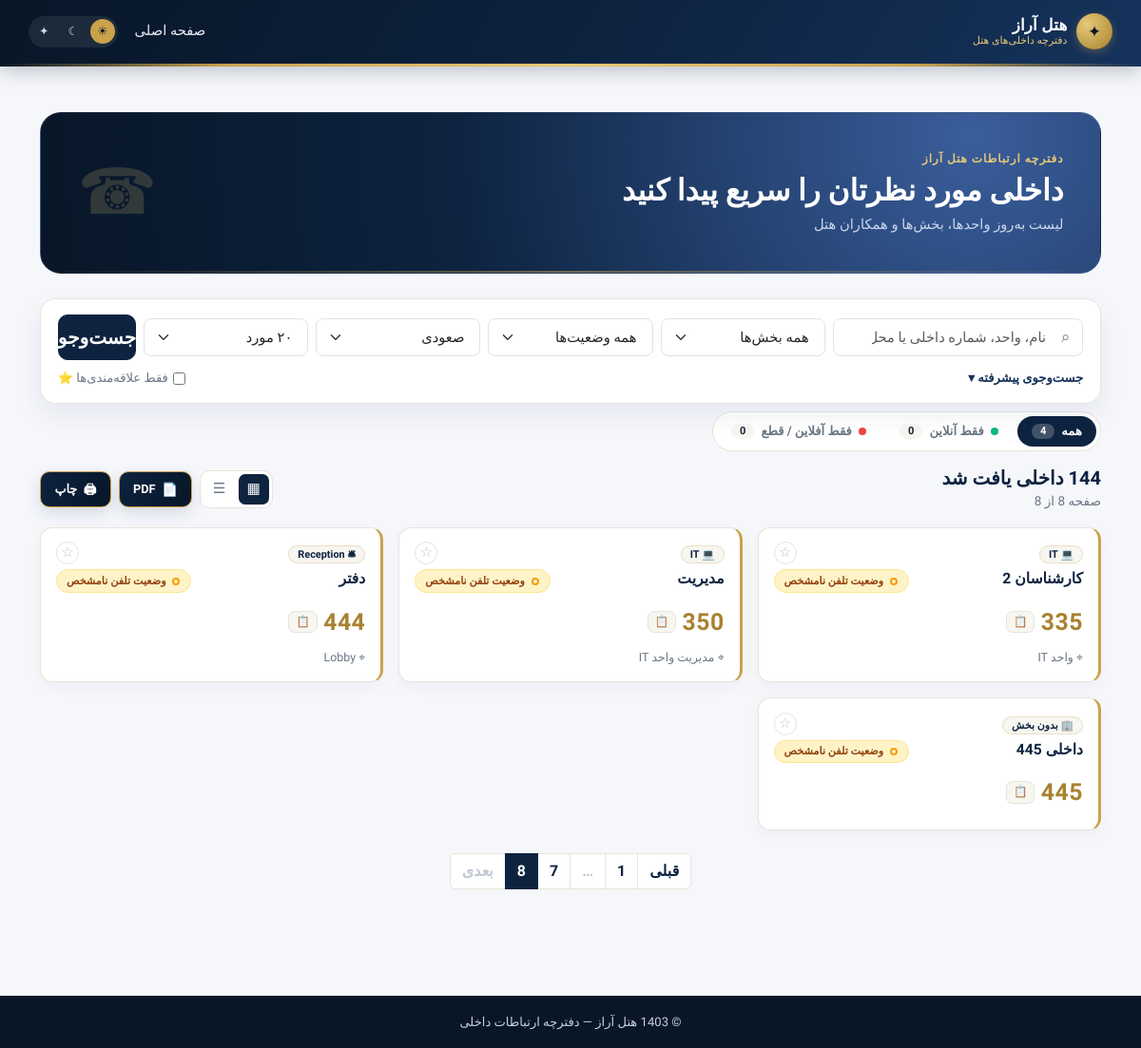
/?page=8, run on the app's committed database.
### app.py (models this page shows)
class Department(db.Model):
    id = db.Column(db.Integer, primary_key=True)
    name = db.Column(db.String(120), unique=True, nullable=False, index=True)
    working_hours = db.Column(db.String(120))
    extension_entries = db.relationship('Extension', backref='department', lazy=True)

class Extension(db.Model):
    id = db.Column(db.Integer, primary_key=True)
    extension = db.Column(db.String(20), unique=True, nullable=False, index=True)
    title = db.Column(db.String(150), nullable=False, index=True)
    person_name = db.Column(db.String(150), index=True)
    department_id = db.Column(db.Integer, db.ForeignKey('department.id'), nullable=True, index=True)
    location = db.Column(db.String(150))
    email = db.Column(db.String(150))
    mobile = db.Column(db.String(30))
    is_present = db.Column(db.Boolean, default=False, nullable=False)
    notes = db.Column(db.Text)
    kind = db.Column(db.String(10), default='staff', nullable=False, index=True)
    mac = db.Column(db.String(17), index=True)  # normalized AA:BB:CC:DD:EE:FF
    phone_model = db.Column(db.String(60))
    reg_status = db.Column(db.String(10))  # online / offline
    last_ip = db.Column(db.String(45))
    rtt_ms = db.Column(db.Integer)
    last_seen_at = db.Column(db.DateTime)
    user_agent = db.Column(db.String(200))
    status_updated_at = db.Column(db.DateTime)
    is_active = db.Column(db.Boolean, default=True, nullable=False, index=True)
    is_deleted = db.Column(db.Boolean, default=False, nullable=False, index=True)
    deleted_at = db.Column(db.DateTime)
    created_at = db.Column(db.DateTime, default=datetime.utcnow, nullable=False)
    updated_at = db.Column(db.DateTime, default=datetime.utcnow, onupdate=datetime.utcnow, nullable=False)

### app.py (the view)
    @app.route('/')
    def index():
        per_page_raw = request.args.get('per_page', '20').strip().lower()
        page = request.args.get('page', 1, type=int)
        if page < 1:
            page = 1
        entries, sort_value, _ = build_filtered_query(request.args)
        total_count = entries.count()
        show_all = per_page_raw == 'all'
        allowed_per_page = (20, 50, 100)
        per_page = 20 if show_all else per_page_raw
        if not show_all:
            per_page = per_page_raw if per_page_raw.isdigit() and int(per_page_raw) in allowed_per_page else 20
            per_page = int(per_page)
        if show_all:
            total_pages = 1
            page = 1
            page_entries = entries.all()
        else:
            total_pages = max(1, (total_count + per_page - 1) // per_page)
            page = min(page, total_pages)
            page_entries = entries.offset((page - 1) * per_page).limit(per_page).all()
        return render_template(
            'index.html',
            entries=page_entries,
            show_phone_status=any(display_phone_status(e) for e in page_entries),
            departments=get_cached_departments(),
            query=request.args.get('q', '').strip(),
            selected_department=request.args.get('department', type=int),
            status=request.args.get('status', ''),
            ext_q=request.args.get('ext', '').strip(),
            person_q=request.args.get('person', '').strip(),
            title_q=request.args.get('title_q', '').strip(),
            location_q=request.args.get('location_q', '').strip(),
            sort_value=sort_value,
            per_page=('all' if show_all else per_page),
            page=page,
            total_pages=total_pages,
            total_count=total_count,
        )

### app.py (called while the page is built)
def display_phone_status(entry):
    if entry.status_updated_at is None or not entry.reg_status:
        return None
    if datetime.utcnow() - entry.status_updated_at > timedelta(minutes=PBX_STATUS_STALE_MINUTES):
        return 'unknown'
    return entry.reg_status if entry.reg_status in ('online', 'offline') else 'unknown'

def phone_is_slow(entry):
    return display_phone_status(entry) == 'online' and entry.rtt_ms is not None and entry.rtt_ms >= PBX_SLOW_MS

def phone_label(entry):
    status = display_phone_status(entry)
    if not status:
        return ''
    return PHONE_SLOW_LABEL if phone_is_slow(entry) else PHONE_STATUS_LABELS[status]

def format_local_datetime(value, fmt='%Y/%m/%d %H:%M'):
    if value is None:
        return '—'
    if value.tzinfo is None:
        value = value.replace(tzinfo=timezone.utc)
    return value.astimezone(LOCAL_TZ).strftime(fmt)

def get_cached_departments():
    if _departments_cache['version'] != _data_version:
        _departments_cache['data'] = Department.query.order_by(Department.name).all()
        _departments_cache['version'] = _data_version
    return _departments_cache['data']

    def __call__(self, environ, start_response):
        if environ.get('REMOTE_ADDR') in self.trusted:
            return self.proxy_fix(environ, start_response)
        return self.wsgi_app(environ, start_response)

### templates/index.html (shortened to what this page needs)
{% extends 'base.html' %}
{% macro phone_badge(e) -%}
{%- set ps = phone_status(e) -%}
{%- if ps -%}
<span class="phone-pill {{ ps }}{{ ' slow' if phone_slow(e) }}" data-phone-pill data-tip="{{ phone_label(e) }}{% if e.status_updated_at %}&#10;آخرین بررسی: {{ e.status_updated_at | local_dt('%H:%M') }}{% endif %}">{{ phone_label(e) }}</span>
{%- endif -%}
{%- endmacro %}
{% block content %}
<section class="hero mb-4 no-print">
  <div>
    <p class="eyebrow">دفترچه ارتباطات هتل آراز</p>
    <h1>داخلی مورد نظرتان را سریع پیدا کنید</h1>
    <p class="hero-sub">لیست به‌روز واحدها، بخش‌ها و همکاران هتل</p>
  </div>
  <div class="hero-icon" aria-hidden="true">☎</div>
</section>
<div class="sticky-search no-print">
  <form class="search-card mb-2" method="get">
    <div class="row g-2 align-items-center">
      <div class="col-lg-3">
        <div class="input-icon{% if query %} has-value{% endif %}">
          <span class="input-icon-glyph" aria-hidden="true">⌕</span>
          <input id="instantSearch" type="search" name="q" value="{{ query }}" class="form-control form-control-lg" placeholder="نام، واحد، شماره داخلی یا محل…" autocomplete="off" enterkeyhint="search" aria-label="جست‌وجوی داخلی">
        </div>
      </div>
      <div class="col-6 col-lg-2">
        <select name="department" class="form-select form-select-lg" aria-label="بخش">
          <option value="">همه بخش‌ها</option>
        </select>
      </div>
      <div class="col-6 col-lg-2">
        <select name="status" class="form-select form-select-lg" aria-label="فعال یا غیرفعال">
          <option value="">همه وضعیت‌ها</option>
        </select>
      </div>
      <div class="col-6 col-lg-2">
        <select name="sort" class="form-select form-select-lg" aria-label="مرتب‌سازی">
          <optgroup label="شماره داخلی">
            <option value="extension:asc" {% if sort_value=='extension:asc' %}selected{% endif %}>صعودی</option>
          </optgroup>
        </select>
      </div>
      <div class="col-6 col-lg-2">
        <select name="per_page" class="form-select form-select-lg" aria-label="تعداد در هر صفحه">
          <option value="20" {% if per_page == 20 %}selected{% endif %}>۲۰ مورد</option>
        </select>
      </div>
      <div class="col-6 col-lg-1">
        <button class="btn btn-primary btn-lg btn-search w-100">جست‌وجو</button>
      </div>
    </div>
    <div class="advanced-toggle-row">
      <button class="advanced-toggle-btn" type="button" data-bs-toggle="collapse" data-bs-target="#advancedSearch">
        جست‌وجوی پیشرفته ▾
      </button>
      <label class="fav-filter-label">
        <input type="checkbox" id="onlyFavCheckbox"> فقط علاقه‌مندی‌ها ⭐
      </label>
    </div>
  </form>
</div>
{% if pbx_config().enabled or show_phone_status %}
<div class="status-toolbar no-print mb-3">
  <div class="filter-chips" role="group" aria-label="فیلتر وضعیت خطوط">
    <button type="button" class="filter-chip active" data-filter="all" aria-pressed="true">همه <span class="chip-count" data-chip-count></span></button>
    <button type="button" class="filter-chip" data-filter="online" aria-pressed="false"><span class="chip-dot chip-dot-ok" aria-hidden="true"></span>فقط آنلاین <span class="chip-count" data-chip-count></span></button>
    <button type="button" class="filter-chip" data-filter="offline" aria-pressed="false"><span class="chip-dot chip-dot-bad" aria-hidden="true"></span>فقط آفلاین / قطع <span class="chip-count" data-chip-count></span></button>
  </div>
</div>
{% endif %}
<div class="results-bar mb-3 no-print">
  <div aria-live="polite">
    <h5 class="mb-0">{{ total_count }} داخلی یافت شد</h5>
    {% if per_page != 'all' and total_pages > 1 %}
      <span class="results-page-info">صفحه {{ page }} از {{ total_pages }}</span>
    {% endif %}
  </div>
  <div class="d-flex align-items-center gap-2 flex-wrap">
    <div class="view-toggle no-print" role="group" aria-label="نمای نمایش">
      <button type="button" class="view-toggle-btn" data-view="cards" title="نمای کارت" aria-label="نمای کارت">▦</button>
      <button type="button" class="view-toggle-btn" data-view="table" title="نمای جدول فشرده" aria-label="نمای جدول فشرده">☰</button>
    </div>
    <div class="export-bar">
      <a class="btn-export" href="{{ url_for('public_export_pdf') }}"><span class="btn-export-icon">📄</span><span>PDF</span></a>
      <button type="button" class="btn-export btn-print"><span class="btn-export-icon">🖨</span><span>چاپ</span></button>
    </div>
  </div>
</div>
<div class="row g-3" id="cardsView">
  {% for e in entries %}
    <div class="col-sm-6 col-lg-4 col-xxl-3" data-card-wrapper>
      <article class="extension-card h-100" data-ext="{{ e.extension }}"
        data-extension="{{ e.extension }}"
        data-title="{{ e.title }}"
        data-person="{{ e.person_name or '—' }}"
        data-department="{{ e.department.name if e.department else 'بدون بخش' }}"
        data-location="{{ e.location or '—' }}"
        data-hours="{{ e.department.working_hours if e.department and e.department.working_hours else 'ثبت نشده' }}"
        data-notes="{{ e.notes or '—' }}"
        data-created="{{ e.created_at | local_dt }}"
        data-updated="{{ e.updated_at | local_dt }}"
        data-present="{{ '1' if e.is_present else '0' }}"
        data-phonestatus="{{ phone_label(e) }}"
        data-phone-state="{{ phone_status(e) or '' }}"
        data-phonecheck="{{ (e.status_updated_at | local_dt('%H:%M')) if phone_status(e) and e.status_updated_at else '' }}"
        role="button" tabindex="0">
        <div class="d-flex justify-content-between align-items-start card-top-row">
          <div class="card-main-info">
            <span class="department-tag">{{ dept_icon(e.department.name if e.department else '') }} {{ e.department.name if e.department else 'بدون بخش' }}</span>
            <h3>{{ e.title }}</h3>
          </div>
          <div class="card-status-col">
            <button type="button" class="fav-btn" data-ext="{{ e.extension }}" title="افزودن به علاقه‌مندی‌ها" aria-label="افزودن به علاقه‌مندی‌ها">☆</button>
            {{ phone_badge(e) }}
          </div>
        </div>
        <div class="extension-number-row">
          <div class="extension-number">{{ e.extension }}</div>
          <button type="button" class="copy-btn" data-ext="{{ e.extension }}" title="کپی شماره" aria-label="کپی شماره">📋</button>
        </div>
        {% if e.location %}<small class="location-line">⌖ {{ e.location }}</small>{% endif %}
      </article>
    </div>
  {% else %}
    <div class="col-12"><div class="empty-state">نتیجه‌ای پیدا نشد.</div></div>
  {% endfor %}
</div>
<div id="paginationHolder">
{% if per_page != 'all' and total_pages > 1 %}
  {% set base_args = request.args.to_dict() %}
  <nav class="pagination-bar mt-4 no-print" aria-label="صفحه‌بندی">
    <ul class="pagination justify-content-center">
      <li class="page-item {{ 'disabled' if page <= 1 }}">
        <a class="page-link" href="{{ url_for('index', **dict(base_args, page=page-1)) }}">قبلی</a>
      </li>
      {% for p in range(1, total_pages + 1) %}
        {% if p == 1 or p == total_pages or (p >= page - 1 and p <= page + 1) %}
          <li class="page-item {{ 'active' if p == page }}">
            <a class="page-link" href="{{ url_for('index', **dict(base_args, page=p)) }}">{{ p }}</a>
          </li>
        {% elif p == page - 2 or p == page + 2 %}
          <li class="page-item disabled"><span class="page-link">…</span></li>
        {% endif %}
      {% endfor %}
      <li class="page-item {{ 'disabled' if page >= total_pages }}">
        <a class="page-link" href="{{ url_for('index', **dict(base_args, page=page+1)) }}">بعدی</a>
      </li>
    </ul>
  </nav>
{% endif %}
</div>
{% endblock %}

### templates/base.html (shortened to what this page needs)
<!doctype html>
<html lang="fa" dir="rtl">
<head>
<link href="https://cdn.jsdelivr.net/npm/bootstrap@5.3.3/dist/css/bootstrap.rtl.min.css" rel="stylesheet">
<link href="{{ url_for('static', filename='style.css') }}" rel="stylesheet">
</head>
<body data-version="{{ data_version() }}" data-version-url="{{ url_for('api_version') }}"{% if pbx_config().enabled %} data-status-url="{{ url_for('api_extensions_status') }}" data-status-interval="{{ pbx_config().interval }}"{% endif %}>
<header class="site-header no-print">
  <div class="container header-inner">
    <a class="brand" href="{{ url_for('index') }}">
      <span class="brand-mark">✦</span>
      <span class="brand-text">
        <strong>هتل آراز</strong>
        <small>دفترچه داخلی‌های هتل</small>
      </span>
    </a>
    <nav class="header-nav">
      <a class="header-link" href="{{ url_for('index') }}">صفحه اصلی</a>
      <div class="theme-switch" role="group" aria-label="انتخاب پوسته">
        <button type="button" class="theme-btn" data-theme-value="light" title="روشن">☀</button>
        <button type="button" class="theme-btn" data-theme-value="dark" title="تیره">☾</button>
        <button type="button" class="theme-btn" data-theme-value="gold" title="طلایی">✦</button>
      </div>
    </nav>
  </div>
  <div class="header-accent"></div>
</header>
<main id="main" class="container py-4 py-lg-5">
  {% block content %}{% endblock %}
</main>
<footer class="site-footer no-print">
  <div class="container">
    <span>© {{ 1403 }} هتل آراز — دفترچه ارتباطات داخلی</span>
  </div>
</footer>
</body>
</html>

### data on the page
Extension: department "IT", title "کارشناسان 2", status_updated_at+reg_status "وضعیت تلفن نامشخص", extension "335", location "واحد IT"
Department: name "💻"
Extension: department "IT", title "مدیریت", status_updated_at+reg_status "وضعیت تلفن نامشخص", extension "350", location "مدیریت واحد IT"
Extension: department "Reception", title "دفتر", status_updated_at+reg_status "وضعیت تلفن نامشخص", extension "444", location "Lobby"
Department: name "🛎"
Extension: dept_icon "🏢", department "بدون بخش", title "داخلی 445", status_updated_at+reg_status "وضعیت تلفن نامشخص", extension "445"

### other printed values
{{ total_count }} "144"
{{ total_pages }} "8"
{{ p }} "1" "7" "8"
